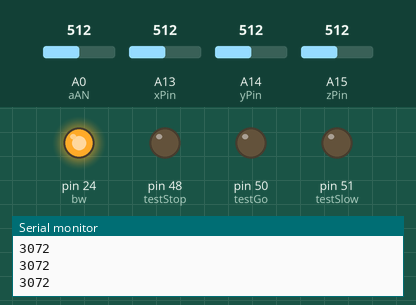
Simulated run of this sketch. Board: Arduino Mega 2560, built with avr-gcc and run on an emulated ATmega2560. On the bench: output pins drawn as LEDs (lit = HIGH), the last lines printed to the serial monitor. The test bench sets the inputs (shaded band); at power-on: A0 (aAN) = 512, A13 (xPin) = 512, A14 (yPin) = 512, A15 (zPin) = 512.

Above: at 1.2 s.
1.3 s: A0 (aAN) set to 638
3.3 s: A0 (aAN) set to 668
At 5.4 s:
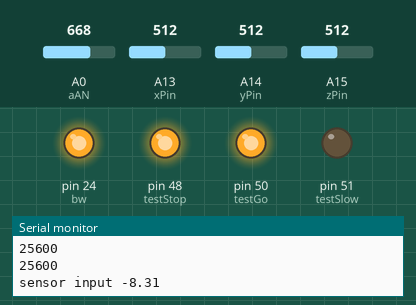
5.7 s: A13 (xPin) set to 544
8.7 s: A0 (aAN) set to 306
At 10.8 s:
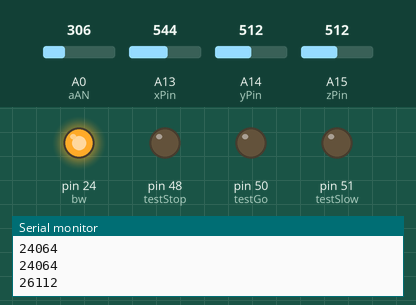
11.2 s: A14 (yPin) set to 654
12.7 s: A14 (yPin) set to 675
Timing chart, 0 to 15.2 s (numbered marks = the images above; inputs shaded):
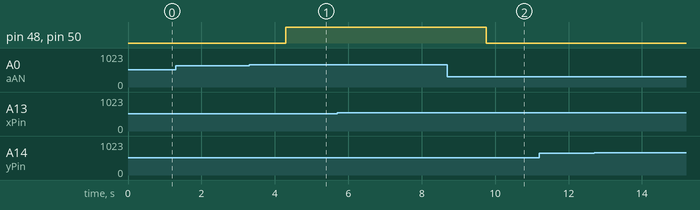

Measured:
- the behaviour switches between 655 and 656 on A0 (aAN) (found by bisection; images 0 and 1)
- after the input at 3.3 s, pin 48 (testStop), pin 50 (testGo): LOW → HIGH after 1.0 s
- after the input at 8.7 s, pin 48 (testStop), pin 50 (testGo): HIGH → LOW after 1.1 s

The sketch:

Accelerometer.ino
```cpp
//------------------------------------------------------------------------------------------------
// Accelerometer
// Project date - 31 January 2011
// Navigation Team
// Team Members: Ryan Kelly, Mathew Comeau, Jonathan Katon, Mike B., Mike B., Nate Damon
//
// Purpose: This sketch will implement the accelerometer data.  It will calculate the position
// and orientation of Emma 5 and feed it back to Houston.
//
// The following Code has been written primarily by Ryan Kelly as of 5/2011
//-------------------------------------------------------------------------------------------------

#include <math.h>
#include <float.h>
#include <limits.h>


#define gs1 22
#define gs2 23
#define xPin 13
#define yPin 14
#define zPin 15

int xVal = 0;
int yVal = 0;
int zVal = 0;

float xa = 0;
float ya = 0;
float za = 0;

int xMin = INT_MAX;
int xMax = 0;
int yMin = INT_MAX;
int yMax = 0;
int zMin = INT_MAX;
int zMax = 0;

int g0x = 0;
int g0y = 0;
int g0z = 0;

float rho = 0;
float phi = 0;
float theta = 0;

/*
void accelSetup()
{
  Serial.begin(9600);

  pinMode(xPin, INPUT);
  pinMode(yPin, INPUT);
  pinMode(zPin, INPUT);
}
*/

//This function was taken straight from a source code I discovered online
void autoZeroCalibration(int pfx, int pfy, int pfz)
{
  if ((pfx < xMin)||(pfy < yMin)||(pfz < zMin)||(pfx > xMax)||(pfy > yMax)||(pfz > zMax))
  {
    if (pfx < xMin)
      xMin = pfx;
    if (pfy < yMin)
      yMin = pfy;
    if (pfz < zMin)
      zMin = pfz;

    if (pfx > xMax)
      xMax = pfx;
    if (pfy > yMax)
      yMax = pfy;
    if (pfz > zMax)
      zMax = pfz;

    g0x = ((xMax - xMin)/2) + xMin;
    g0y = ((yMax - yMin)/2) + yMin;
    g0z = ((zMax - zMin)/2) + zMin;

    //printValues();
  }
}

void accelerometer()
{
  xVal = analogRead(xPin);        //read value for x-axis
  yVal = analogRead(yPin);        //read value for y-axis
  zVal = analogRead(zPin);        //read value for z-axis

  //begin calculating the angles for the orientation of the frame
  int pfx = xVal;
  int pfy = yVal;
  int pfz = zVal;

  //calibrate the accelerometer
  autoZeroCalibration(pfx, pfy, pfz);

  //set the values being used to the new calibrated values
  int fx = pfx - g0x;
  int fy = pfy - g0y;
  int fz = pfz - g0z;

  //covert values from int to float. The 3.3 is the source voltage and the 0.800 is used to normalize the value since the output
  //of the accelerometer is 800 mV/g
  float ax = fx*(3.3/(1024.0*0.800));
  float ay = fy*(3.3/(1024.0*0.800));
  float az = fz*(3.3/(1024.0*0.800));

  //Print the values in volts. When at rest, the voltage should be half of the supply voltage.  With foward acceleration, voltage rises,
  //and vice versa with reverse voltage
  Serial.print("voltage on x-axis  ");
  Serial.print(ax);
  Serial.println(" volts");
  Serial.print("voltage on y-axis ");
  Serial.println(ay);
  Serial.println(" volts");
  Serial.print("voltage on z-axis ");
  Serial.println(ax);
  Serial.println(" volts");
  Serial.println("\n");

  //Use pythagoreans thereom to calclate the 3 angles with respect to the Earth
  rho = atan(ax/sqrt(pow(ay,2)+pow(az,2)))*(360/(2*3.141592));
  phi = atan(ay/sqrt(pow(ax,2)+pow(az,2)))*(360/(2*3.141592));
  theta = atan(sqrt(pow(ax,2)+pow(ay,2)))*(360/(2*3.141592));

  //Print the values in radians
  Serial.print("rho= ");
  Serial.print(rho);
  Serial.println(" radians");
  Serial.print("phi = ");
  Serial.println(phi);
  Serial.println(" radians");
  Serial.print("theta = ");
  Serial.println(theta);
  Serial.println(" radians");
  Serial.println("\n");

}
```

Has_Orange_and_Yellow_Working.pde
```cpp
//For now and now get rid of summing and averages, get it to work with just what is going on now, and then move into arrays


// accelerometer part #    A7260
//                        K911014
// Yellow and Purple wire need to both input 00 into the accelerometer. yellow wire is in arduino pin #22, purple is in #23
//x output is blue wire arduino pin 13, y output is orange wire arduino pin 14, z output is red wire arduino pin 15.

#define maxCurb 0.1016      //max height of scalable curb

#include <math.h>

//definitions
#define angle 0.972412853719443        //1.2065 meters is bottom of triangle 0.56515 is side
#define sensorElev 0.5842             //.186182 meters

//ultrasonic
#define bw 24
#define rx 25
#define aAN 0
#define bAN 1

//accelerometer
#define gs1 22
#define gs2 23
#define xPin 13
#define yPin 14
#define zPin 15
#define offset 1690

// mV/g for each axis
#define sz 830
#define sx 850
#define sy 680

#define g 9.81
#define numSampls 50  //Trying a lower number, original was 100

#define slowVal 1.1144
#define stopVal 0.5064
#define slowValu 0.1524
#define stopValu 0.0508

#define inclineLimit 2  //max incline
#define declineLimit 2  //max decline

//pins for testing, will be replaced by writes to the bus
#define testSlow 51
#define testStop 48
#define testGo 50


//global variables
int SumX, SumY, SumZ, Xavg, Yavg, Zavg;
//float Xavg, Yavg, Zavg, aX, aY, aZ, vX, vY, vZ, pvX, pvY, pvZ, cpY, tElev, tDist;
float aX, aY, aZ, vX, vY, vZ, pvX, pvY, pvZ, cpY, tElev, tDist;
unsigned long dt, prevTime;
int yPs[10];
int tEs[10];
int aVal = 0;             //The value read from pin A0
//int bVal = 0;             //The value read for pin A2
int aSum = 0;             //Sum of the read values of a
//int bSum = 0;             //Sum of the read values of b
//float bAvg = 0;             //Average of the sums of b
float aAvg = 0;
float sensorInput;
float slope;

//setup
void setup(){

  Serial.begin(9600);

  //testing
  pinMode(testSlow, OUTPUT);
  pinMode(testStop, OUTPUT);
  pinMode(testGo, OUTPUT);


  //pinMode(gs1, OUTPUT);
  //pinMode(gs2, OUTPUT);

  pinMode(bw, OUTPUT);
  pinMode(rx, OUTPUT);


   //analog inputs
  pinMode(aAN, INPUT);
  pinMode(bAN, INPUT);

  //hold BW HIGH
  digitalWrite(bw, HIGH);


  //start sensors
  digitalWrite(rx, HIGH);
  //hold RX high for 20-50 microseconds
  delayMicroseconds(20);
  pinMode(rx, INPUT);    //return to "HIGH IMPEDANCE STATE"


  //digitalWrite(gs1, LOW);
  //digitalWrite(gs2, LOW);
  Serial.begin(9600);
}


void loop(){


  //it would probably be better to alternate an accelerometer and ultrasonic reads


  //get brief average of accelerometer reads
  SumX = 0;
  SumY = 0;
  SumZ = 0;

  analogReference(EXTERNAL);
  //Serial.println(xPin);
  //Serial.println(yPin);
  //Serial.println(zPin);

  for(int i=0; i<numSampls; i++){
    SumX = SumX + analogRead(xPin);
    SumY = SumY + analogRead(yPin);
    SumZ = SumZ + analogRead(zPin);
    Serial.println(SumX);
    Serial.println(SumY);
    Serial.println(SumZ);
  }

    Xavg = SumX/numSampls;
    Yavg = SumY/numSampls;
    Zavg = SumZ/numSampls;
    //Serial.println("x value is" + Xavg);
    //Serial.println("y value is" + Yavg);
    //Serial.println("z value is" + Zavg);

  aX = (((Xavg * 3.301)-offset)/sx)*g;
  aY = (((Yavg * 3.301)-offset)/sy)*g;
  aZ = (((Zavg * 3.301)-offset)/sz)*g;

  dt = micros()-prevTime;

  vX = pvX + aX*dt;  //velocity

  cpY = yPs[0] + .5*aY*dt*dt;  //position

  //an array of previous positions. should be a for loop with a definition indicating the length of the array
  yPs[9] = yPs[8];
  yPs[8] = yPs[7];
  yPs[7] = yPs[6];
  yPs[6] = yPs[5];
  yPs[5] = yPs[4];
  yPs[4] = yPs[3];
  yPs[3] = yPs[2];
  yPs[2] = yPs[1];
  yPs[1] = yPs[0];
  yPs[0] = cpY;

  prevTime = prevTime + dt;


  //get distance sensor input

   aSum = 0;
   //bSum = 0;

   analogReference(DEFAULT);
   //The loop sums up 100 values read from the sensors
   for (int i=0; i<numSampls; i++) {
     aSum = aSum + analogRead(aAN); //Get sensor read and convert the values into meters
     //bSum = bSum + analogRead(bAN);
   }

   //Average the sums of the values.  The for loop and this step together provide a
   //more precise reading of the distance.
   aAvg = aSum / numSampls;
   //bAvg = bSum / numSampls;
   sensorInput = aAvg/*+bAvg)/2*/ * 0.01295;


  //testing
  Serial.print("sensor input ");
  Serial.println(sensorInput);

  tElev = sensorElev - cos(angle)*sensorInput;

  //testing
  Serial.print("Elevation is ");
  Serial.println(tElev);

  //array of target elevations
  /*tEs[9] = tEs[8];
  tEs[8] = tEs[7];
  tEs[7] = tEs[6];
  tEs[6] = tEs[5];
  tEs[5] = tEs[4];
  tEs[4] = tEs[3];
  tEs[3] = tEs[2];
  tEs[2] = tEs[1];
  tEs[1] = tEs[0];
  tEs[0] = tElev;*/


  tDist = sin(angle)*sensorInput;

  //testing
  Serial.print("Distance is ");
  Serial.println(tDist);
  Serial.println("");


  if (tDist <= slowVal && tDist > stopVal) {
    digitalWrite(testSlow, HIGH);
        //delay(500);
    //digitalWrite(testSlow, LOW);

  }
  if (tDist > slowVal && tDist > stopVal) {
    digitalWrite(testSlow, LOW);
  }


  if (tDist <= stopVal) {
    digitalWrite(testStop, HIGH);
       // delay(500);
    //digitalWrite(testStop, LOW);
    digitalWrite(testSlow, LOW);
  }
    if (tDist > stopVal) {
          digitalWrite(testStop, LOW);
    }

  //at the moment, it just uses the extremes (oldest and newest) of it's stored data to calculate the slope, there is a better way to do this
  slope = (tEs[9]-tEs[0])/(yPs[9]-yPs[0]);

  //if(slope>inclineLimit    ||    ((slope*-1)>declineLimit)  )}
       //^uphill too much                    //^downhill too much


    //check to see if the height is scalable
    if(tElev<maxCurb){
        //scaleable
            //drive

        //testing for now
        digitalWrite(testGo, LOW);
        //delay(500);
        //igitalWrite(testGo, LOW);
    }

    //else{
     if(tElev>=maxCurb){
        //not scaleable
            //stop the robot
        digitalWrite(testGo, HIGH);

        //testing
        //digitalWrite(testStop, HIGH);
        //delay(500);
        //digitalWrite(testStop, LOW);

    }
  }

  //testing
  //delay(1000);
//}
```

ProjectResources.ino
```cpp
/*
*
*    1)A link to the arduino boards website which we are using
*        http://arduino.cc/en/Main/ArduinoBoardMega
*
*    2) A link to the arduino site for everything navigation that we could desire
*        http://www.arduino.cc/playground/Main/InterfacingWithHardware#DistanceSensing
*
*    3) The link to the data sheet for the Ultrasonic Sensors we are using
*        http://www.maxbotix.com/uploads/LV-MaxSonar-EZ4-Datasheet.pdf
*
*    4) This first website shows how to chain together the sensors to get a infinite loop to avoid noise from other sensors
*        http://www.maxbotix.com/uploads/Chaining_Application_Notes__AN_Output_Constantly_Looping_.pdf
*
*    5) This second website shows how to chain together the sensors to create a controlable loop
*        http://www.maxbotix.com/uploads/Chaining_Application_Notes__AN_Output_Commanded_Loop_.pdf
*
*    6)
*
*
*
*
*
*
*/


/*
*      1) Add a 10uF cap on IR Sensor power supply
*
*      2) Photocell to sense sunlight. This could be used to tell Nav to ignore IR sensor data if sunlight becomes an issue
*
*      3) Do we want to implement a digital compass?
*/
```
